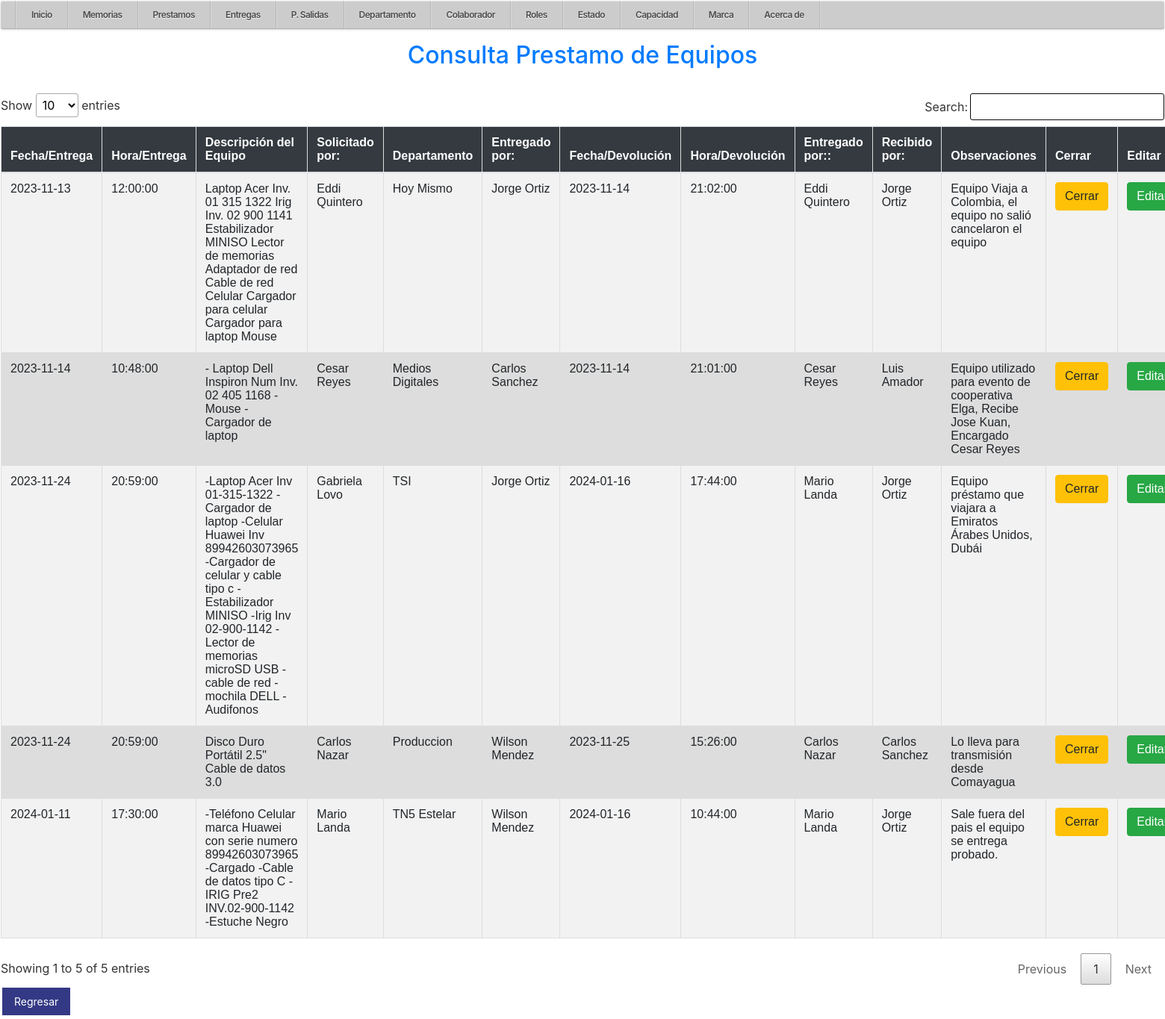
The page /php/Cons_Prestamo.php (signed in) on the database its author committed.
### tables this page shows
CREATE TABLE `prestamo` (
  `id` int(11) NOT NULL,
  `Fpres` date NOT NULL,
  `Hpres` time NOT NULL,
  `detalle` varchar(1000) NOT NULL,
  `id_empleados` int(11) NOT NULL,
  `id_itb` int(11) NOT NULL,
  `Fdev` date DEFAULT NULL,
  `Hdev` time DEFAULT NULL,
  `Entr` int(11) DEFAULT NULL,
  `itbrec` int(11) DEFAULT NULL,
  `nota` varchar(500) NOT NULL
);

CREATE TABLE `empleados` (
  `id` int(11) NOT NULL,
  `nom` varchar(20) NOT NULL,
  `id_depto` int(11) NOT NULL,
  `id_rol` int(11) NOT NULL
);

### php/Cons_Prestamo.php (the view, shortened to what this page needs)
<?php
include_once '../conexion/conexion3.php';
include_once "../php/plantilla4.php";
?>
<!DOCTYPE html>
<html>
<head>
    <link rel="stylesheet" href="/R_MEMORIAS/css/stilu.css">
    <link rel="stylesheet" href="/R_MEMORIAS/css/stilos4.css">
    <link rel="stylesheet" href="/R_MEMORIAS/css/menu11.css">
    <link rel="stylesheet" type="text/css" href="/R_MEMORIAS/css/min.css">
    <link rel="stylesheet" href="https://cdn.jsdelivr.net/npm/bootstrap@4.6.2/dist/css/bootstrap.min.css">
</head>
<body>
    <h2>Consulta Prestamo de Equipos</h2>
    <br>
    <table class="table table-striped" id="tabla">
        <thead>
            <tr id='titulo'>
                <th width="auto">Fecha/Entrega</th>
                <th>Hora/Entrega</th>
                <th>Descripción del Equipo</th>
                <th>Solicitado por:</th>
                <th>Departamento</th>
                <th>Entregado por:</th>
                <th>Fecha/Devolución</th>
                <th>Hora/Devolución</th>
                <th>Entregado por::</th>
                <th>Recibido por:</th>
                <th>Observaciones</th>
                <th>Cerrar</th>
                <th>Editar</th>
            </tr>
        </thead>
        <tbody>
            <?php
            $sql = "SELECT prestamo.id,
prestamo.Fpres,
prestamo.Hpres,
prestamo.detalle,
e1.nom AS solicitante,
(SELECT depto.nom_depto FROM depto WHERE depto.id = e1.id_depto) AS nom_depto_solicitante,
e2.nom AS entregador,
prestamo.Fdev,
prestamo.Hdev,
(SELECT e3.nom FROM empleados AS e3 WHERE e3.id = prestamo.Entr) AS nombre_entregador,
(SELECT e4.nom FROM empleados AS e4 WHERE e4.id = prestamo.itbrec) AS nombre_itbrec,
prestamo.nota
FROM prestamo
INNER JOIN empleados AS e1 ON prestamo.id_empleados = e1.id
INNER JOIN empleados AS e2 ON prestamo.id_itb = e2.id
INNER JOIN depto ON e1.id_depto = depto.id
ORDER BY prestamo.id LIMIT 150";
            $result = mysqli_query($enlace, $sql);
            while ($row = mysqli_fetch_object($result)) {
            ?>
                <tr>
                    <td><?php echo $row->Fpres; ?></td>
                    <td><?php echo $row->Hpres; ?></td>
                    <td><?php echo $row->detalle; ?></td>
                    <td><?php echo $row->solicitante; ?></td>
                    <td><?php echo $row->nom_depto_solicitante; ?></td>
                    <td><?php echo $row->entregador; ?></td>
                    <td><?php echo $row->Fdev; ?></td>
                    <td><?php echo $row->Hdev; ?></td>
                    <td><?php echo $row->nombre_entregador; ?></td>
                    <td><?php echo $row->nombre_itbrec; ?></td>
                    <td><?php echo $row->nota; ?></td>
                    <td><a class="btn btn-warning" href="/R_MEMORIAS/php/Editar_Prestamo.php?id=<?php echo $row->id; ?>">Cerrar</a></td>
                    <td><a class="btn btn-success" href="/R_MEMORIAS/php/Editar_Prestamo1.php?id=<?php echo $row->id; ?>">Editar</a></td>
                </tr>
            <?php
            }
            ?>
        </tbody>
    </table>
    <td><a class="btn-editar" href="/R_MEMORIAS/php/Form_Prestamo.php">Regresar</a></td>
</body>
</html>

### css/menu8.css (style rules this page uses)
* { margin: 0; padding: 0; box-sizing: border-box; }
body { padding: 1px; font-family: arial; background-image: url('/R_Memorias/img/fondo9.jpg'); background-repeat: no-repeat; background-size: cover; justify-content: center; align-items: 100vh; min-height: 100vh; overflow: 100vh; display: left; }

### css/stilu.css (style rules this page uses)
table { border-collapse: collapse; width: 100%; }
th, td { text-align: left; padding: 4px; }
tr:nth-child(even) { background-color: #f2f2f2 }
th { background-color: #4CAF50; color: white; }
h2 { color: rgb(9, 35, 150); text-align: center; margin: 0; font-size: 30px; margin-bottom: 20px; }
.btn-editar { background-color: #343985; color: white; padding: 8px 16px; text-align: center; text-decoration: none; display: inline-block; font-size: 14px; margin: 4px 2px; cursor: pointer; }

### css/stilos4.css (style rules this page uses)
table { font-family: arial, sans-serif; border-collapse: collapse; width: 100%; }
td, th { border: 1px solid #dddddd; text-align: left; padding: 8px; }
tr:nth-child(even) { background-color: #dddddd; }
.btn-editar { background-color: #343985; color: white; padding: 8px 16px; text-align: center; text-decoration: none; display: inline-block; font-size: 14px; margin: 4px 2px; cursor: pointer; }

### css/menu11.css (style rules this page uses)
body { background-color: #f8f9fa; }
h2 { color: #007bff; margin-bottom: 20px; }
th { background-color: #343a40; color: #fff; }
.btn-success { background-color: #28a745; border-color: #28a745; }
table { border-collapse: separate; border-spacing: 0 1px; }

### css/min.css (style rules this page uses)
table.dataTable, table.dataTable th, table.dataTable td { box-sizing: content-box }

### rows shown on the page
prestamo: Fpres "2023-11-13", Hpres "12:00:00", detalle "Laptop Acer Inv. 01 315 1322 Irig Inv. 02 900 1141 Estabilizador MINISO Lector de memorias Adaptador de red Cable de red Celular Cargador para celular Cargador para laptop Mouse", id_empleados.nom "Eddi Quintero", nom_depto_solicitante "Hoy Mismo", id_itb.nom "Jorge Ortiz", Fdev "2023-11-14", Hdev "21:02:00", nombre_entregador "Eddi Quintero", nombre_itbrec "Jorge Ortiz", nota "Equipo Viaja a Colombia, el equipo no salió cancelaron el equipo"
prestamo: Fpres "2023-11-14", Hpres "10:48:00", detalle "- Laptop Dell Inspiron Num Inv. 02 405 1168 - Mouse - Cargador de laptop", id_empleados.nom "Cesar Reyes", nom_depto_solicitante "Medios Digitales", id_itb.nom "Carlos Sanchez", Fdev "2023-11-14", Hdev "21:01:00", nombre_entregador "Cesar Reyes", nombre_itbrec "Luis Amador", nota "Equipo utilizado para evento de cooperativa Elga, Recibe Jose Kuan, Encargado Cesar Reyes"
prestamo: Fpres "2023-11-24", Hpres "20:59:00", detalle "-Laptop Acer Inv 01-315-1322 -Cargador de laptop -Celular Huawei Inv 89942603073965 -Cargador de celular y cable tipo c -Estabilizador MINISO -Irig Inv 02-900-1142 -Lector de memorias microSD USB -cable de red -mochila DELL -Audifonos", id_empleados.nom "Gabriela Lovo", nom_depto_solicitante "TSI", id_itb.nom "Jorge Ortiz", Fdev "2024-01-16", Hdev "17:44:00", nombre_entregador "Mario Landa", nombre_itbrec "Jorge Ortiz", nota "Equipo préstamo que viajara a Emiratos Árabes Unidos, Dubái"
prestamo: Fpres "2023-11-24", Hpres "20:59:00", detalle "Disco Duro Portátil 2.5\" Cable de datos 3.0", id_empleados.nom "Carlos Nazar", nom_depto_solicitante "Produccion", id_itb.nom "Wilson Mendez", Fdev "2023-11-25", Hdev "15:26:00", nombre_entregador "Carlos Nazar", nombre_itbrec "Carlos Sanchez", nota "Lo lleva para transmisión desde Comayagua"
prestamo: Fpres "2024-01-11", Hpres "17:30:00", detalle "-Teléfono Celular marca Huawei con serie numero 89942603073965 -Cargado -Cable de datos tipo C -IRIG Pre2 INV.02-900-1142 -Estuche Negro", id_empleados.nom "Mario Landa", nom_depto_solicitante "TN5 Estelar", id_itb.nom "Wilson Mendez", Fdev "2024-01-16", Hdev "10:44:00", nombre_entregador "Mario Landa", nombre_itbrec "Jorge Ortiz", nota "Sale fuera del pais el equipo se entrega probado."
